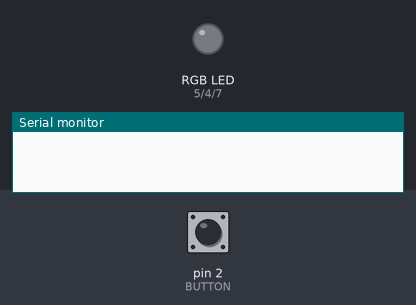
Bench run of a sketch on a simulated Arduino Uno, built with avr-gcc and run on an emulated ATmega328P. Shown: an RGB LED mixed from three pins (HIGH = lit), the last lines printed to the serial monitor. Inputs (shaded band) come from the test bench; at power-on: pin 2 (BUTTON) HIGH.

Above: at 1.2 s.
1.3 s: pin 2 (BUTTON) pulled LOW for 0.15 s
At 1.7 s:
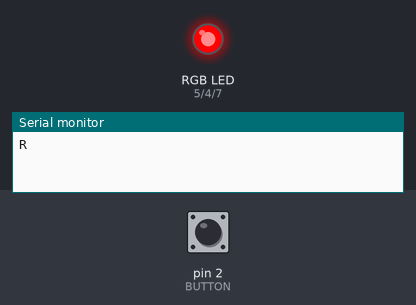
At 4.2 s:
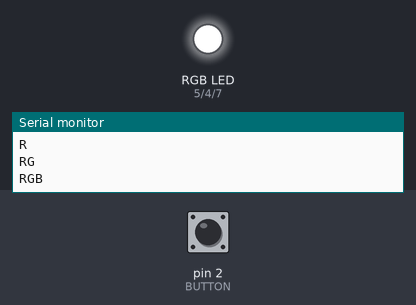
4.4 s: pin 2 (BUTTON) pulled LOW for 1 s
8.4 s: pin 2 (BUTTON) pulled LOW for 3.2 s
At 13.2 s:
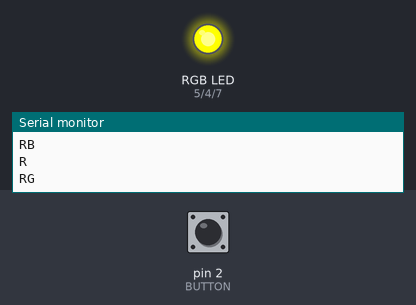
Timing chart, 0 to 20.6 s (numbered marks = the images above; inputs shaded):
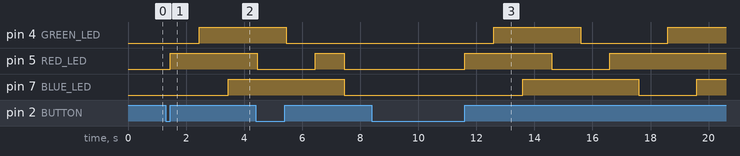

Measured:
- after the input at 1.3 s, pin 4 (GREEN_LED): LOW → HIGH after 1.2 s; pin 5 (RED_LED): LOW → HIGH after 0.15 s; pin 7 (BLUE_LED): LOW → HIGH after 2.2 s
- after the input at 8.4 s, pin 4 (GREEN_LED): LOW → HIGH after 4.2 s, → LOW 3.0 s later, → HIGH 3.0 s later; pin 5 (RED_LED): LOW → HIGH after 3.2 s, → LOW 3.0 s later, → HIGH 2.0 s later; pin 7 (BLUE_LED): LOW → HIGH after 5.2 s, → LOW 4.0 s later, → HIGH 2.0 s later

The sketch:

Lab2_Q2.ino
```cpp
#define RED_LED 5
#define GREEN_LED 4
#define BLUE_LED 7
#define BUTTON 2
#define TIME 1000

volatile int gflag = 0;

void setup() {
  // put your setup code here, to run once:
  Serial.begin(9600);
  pinMode (RED_LED, OUTPUT);
  pinMode(GREEN_LED, OUTPUT);
  pinMode(BLUE_LED,OUTPUT);
  pinMode(BUTTON, INPUT_PULLUP);
  attachInterrupt(digitalPinToInterrupt(BUTTON),isr_button,CHANGE);
}

void loop() {
  // put your main code here, to run repeatedly:
  if (gflag == 0){
   digitalWrite(RED_LED, LOW);
   digitalWrite(GREEN_LED,LOW);
   digitalWrite(BLUE_LED,LOW);
  }else if (gflag == 1){

    Serial.println("R");
    digitalWrite(RED_LED, HIGH);
    digitalWrite(GREEN_LED, LOW);
    digitalWrite(BLUE_LED,LOW);
    delay(TIME);

    Serial.println("RG");
    digitalWrite(GREEN_LED,HIGH);
    delay(TIME);

    Serial.println("RGB");
    digitalWrite(BLUE_LED,HIGH);
    delay(TIME);

    Serial.println("GB");
    digitalWrite(RED_LED, LOW);
    delay(TIME);

    Serial.println("B");
    digitalWrite(GREEN_LED, LOW);
    delay(TIME);

    Serial.println("RB");
    digitalWrite(RED_LED, HIGH);
    delay(TIME);

  }else if (gflag == 2){
    //digitalWrite(RED_LED,LOW);
    //digitalWrite(GREEN_LED,LOW);
    //digitalWrite(BLUE_LED,LOW);
    gflag = 0;
  }

}
void isr_button(){
  if (digitalRead(BUTTON)){
    gflag += 1;
  }
}
```
